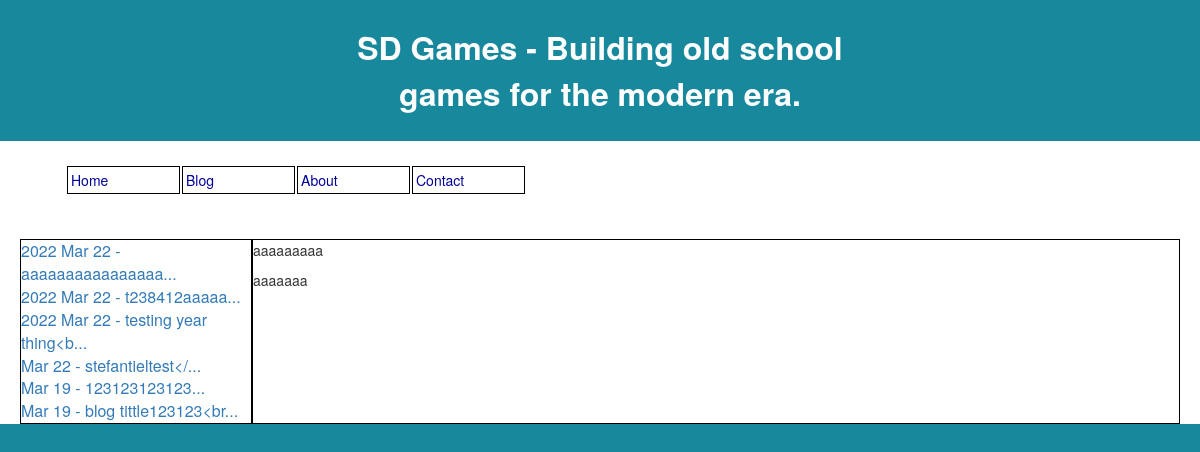
Page /blog on the committed database.
### blog/database.py (models this page shows, shortened)
class Article(db.Model):
    article_id = db.Column(db.Integer, primary_key=True)
    date = db.Column(db.String(50), nullable=False)
    title = db.Column(db.String(50), nullable=False)
    content = db.Column(db.String(50000), nullable=False)

### blog/views.py (the view)
@app.route("/blog", methods=["GET"])
def blog():
    entries = retrieve_entries()
    entry_titles = []
    blog_to_display = retrieve_entry(request.args.get('article_id'))
    if blog_to_display == None:
        return render_template("blog.html",entries=entries, entry=entries[-1] )
    return render_template("blog.html",entries=entries, entry=blog_to_display )

### blog/database.py (called while the page is built)
def retrieve_entries():
    return Article.query.all()

def retrieve_entry(article_id_get):
    article = Article.query.filter_by(article_id = article_id_get).first()
    if article == None:
        return None
    else:
        return article

### blog/templates/blog.html
{% extends 'layout.html' %}
{% block body %}
  <div class="entries">
    {% for entry in entries | reverse %}
    <div class="entry-title">
      <a href="{{ url_for('blog', article_id=entry['article_id']) }}">{{ entry['date'] + " - " + entry['title'] + "..." }}</a>
    </div>
    {% endfor %}
  </div>
  <div id="blog-container">
    <div class="entry">
      {{ entry['content']|safe }}
    </div>
  </div>
{% endblock %}

### blog/templates/layout.html (shortened to what this page needs)
<!DOCTYPE html>
<html>
  <head>
    <link rel="stylesheet" href="/static/css/style.css">
    <link href="https://stackpath.bootstrapcdn.com/bootstrap/3.4.1/css/bootstrap.min.css" rel="stylesheet">
    <link href="https://cdn.jsdelivr.net/npm/summernote@0.8.18/dist/summernote.min.css" rel="stylesheet">
  </head>
  <body>
    <div class="header-main">
        <div class="context-box">SD Games - Building old school games for the modern era. </div>
    </div>
    <div id ="menu-container">
        <nav>
            <ul id ="menu">
                <li><a href="/index">Home</a></li>
                <li><a href="/blog">Blog</a></li>
                <li><a href="/about">About</a></li>
                <li><a href="/contact">Contact</a></li>
            </ul>
        </nav>
    </div>
    <div id="main-container">
        {% block body %}{% endblock %}
    </div>
  </body>
</html>

### blog/static/css/style.css (style rules this page uses)
body { font-family: 'Montserrat', sans-serif; }
html { background-color: #18889D }
.header-main { padding: 15px; font-size: xx-large; font-weight: 700; background-color: #18889D }
.context-box { margin: auto; width: 50%; padding: 10px; border-radius: 10px; color: rgb(255, 255, 255); text-align: center; }
#menu-container { padding: 15px; }
ol,ul { list-style: none; }
#menu { display: flex; margin: 10px; width: 500px; }
#menu li { display: block; width: 120px; float: left; margin-left: 2px; border: 1px solid #000; }
#menu a { display: block; padding: 3px; text-decoration: none; background-color: #fff; color: #009; }
#main-container { display: flex; column-count: 2; margin: 20px; }
.entries { width: 20%; border: 1px solid #000; }
#blog-container { width: 80%; border: 1px solid #000; }
.entry { overflow: auto; word-wrap: break-word; }
.entry-title { font-size: 16px; overflow: auto; word-wrap: break-word; }

### rows in the picture
Article: date+title "2022 Mar 22 - aaaaaaaaaaaaaaaa...", content "aaaaaaaaa aaaaaaa"
Article: date+title "2022 Mar 22 - t238412aaaaa..."
Article: date+title "2022 Mar 22 - testing year thing<b..."
Article: date+title "Mar 22 - stefantieltest</..."
Article: date+title "Mar 19 - 123123123123..."
Article: date+title "Mar 19 - blog tittle123123<br..."
